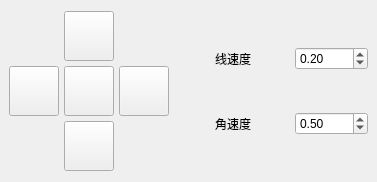
<?xml version="1.0" encoding="UTF-8"?>
<ui version="4.0">
 <class>MainWindowDesign</class>
 <widget class="QMainWindow" name="MainWindowDesign">
  <property name="geometry">
   <rect>
    <x>0</x>
    <y>0</y>
    <width>377</width>
    <height>182</height>
   </rect>
  </property>
  <property name="windowTitle">
   <string>移动机器人控制</string>
  </property>
  <property name="windowIcon">
   <iconset resource="../resources/images.qrc">
    <normaloff>:/images/icon.png</normaloff>:/images/icon.png</iconset>
  </property>
  <property name="locale">
   <locale language="English" country="Australia"/>
  </property>
  <widget class="QWidget" name="centralwidget">
   <layout class="QVBoxLayout" name="verticalLayout">
    <item>
     <layout class="QHBoxLayout" name="horizontalLayout">
      <item>
       <layout class="QGridLayout" name="gridLayout">
        <property name="spacing">
         <number>5</number>
        </property>
        <item row="0" column="1">
         <widget class="QPushButton" name="forwardBtn">
          <property name="minimumSize">
           <size>
            <width>50</width>
            <height>50</height>
           </size>
          </property>
          <property name="maximumSize">
           <size>
            <width>50</width>
            <height>50</height>
           </size>
          </property>
          <property name="text">
           <string/>
          </property>
          <property name="icon">
           <iconset resource="../resources/images.qrc">
            <normaloff>:/images/forward.png</normaloff>:/images/forward.png</iconset>
          </property>
          <property name="iconSize">
           <size>
            <width>50</width>
            <height>50</height>
           </size>
          </property>
          <property name="autoRepeat">
           <bool>false</bool>
          </property>
          <property name="autoRepeatDelay">
           <number>500</number>
          </property>
          <property name="autoRepeatInterval">
           <number>20</number>
          </property>
         </widget>
        </item>
        <item row="1" column="0">
         <widget class="QPushButton" name="leftBtn">
          <property name="minimumSize">
           <size>
            <width>50</width>
            <height>50</height>
           </size>
          </property>
          <property name="maximumSize">
           <size>
            <width>50</width>
            <height>50</height>
           </size>
          </property>
          <property name="text">
           <string/>
          </property>
          <property name="icon">
           <iconset resource="../resources/images.qrc">
            <normaloff>:/images/left.png</normaloff>:/images/left.png</iconset>
          </property>
          <property name="iconSize">
           <size>
            <width>50</width>
            <height>50</height>
           </size>
          </property>
          <property name="autoRepeat">
           <bool>false</bool>
          </property>
          <property name="autoRepeatDelay">
           <number>500</number>
          </property>
          <property name="autoRepeatInterval">
           <number>20</number>
          </property>
         </widget>
        </item>
        <item row="1" column="1">
         <widget class="QPushButton" name="stopBtn">
          <property name="minimumSize">
           <size>
            <width>50</width>
            <height>50</height>
           </size>
          </property>
          <property name="maximumSize">
           <size>
            <width>50</width>
            <height>50</height>
           </size>
          </property>
          <property name="text">
           <string/>
          </property>
          <property name="icon">
           <iconset resource="../resources/images.qrc">
            <normaloff>:/images/stop.png</normaloff>:/images/stop.png</iconset>
          </property>
          <property name="iconSize">
           <size>
            <width>50</width>
            <height>50</height>
           </size>
          </property>
          <property name="autoRepeat">
           <bool>false</bool>
          </property>
         </widget>
        </item>
        <item row="1" column="2">
         <widget class="QPushButton" name="rightBtn">
          <property name="minimumSize">
           <size>
            <width>50</width>
            <height>50</height>
           </size>
          </property>
          <property name="maximumSize">
           <size>
            <width>50</width>
            <height>50</height>
           </size>
          </property>
          <property name="text">
           <string/>
          </property>
          <property name="icon">
           <iconset resource="../resources/images.qrc">
            <normaloff>:/images/right.png</normaloff>:/images/right.png</iconset>
          </property>
          <property name="iconSize">
           <size>
            <width>50</width>
            <height>50</height>
           </size>
          </property>
          <property name="autoRepeat">
           <bool>false</bool>
          </property>
          <property name="autoRepeatDelay">
           <number>500</number>
          </property>
          <property name="autoRepeatInterval">
           <number>20</number>
          </property>
         </widget>
        </item>
        <item row="2" column="1">
         <widget class="QPushButton" name="backBtn">
          <property name="minimumSize">
           <size>
            <width>50</width>
            <height>50</height>
           </size>
          </property>
          <property name="maximumSize">
           <size>
            <width>50</width>
            <height>50</height>
           </size>
          </property>
          <property name="text">
           <string/>
          </property>
          <property name="icon">
           <iconset resource="../resources/images.qrc">
            <normaloff>:/images/back.png</normaloff>:/images/back.png</iconset>
          </property>
          <property name="iconSize">
           <size>
            <width>50</width>
            <height>50</height>
           </size>
          </property>
          <property name="autoRepeat">
           <bool>false</bool>
          </property>
          <property name="autoRepeatDelay">
           <number>500</number>
          </property>
          <property name="autoRepeatInterval">
           <number>20</number>
          </property>
         </widget>
        </item>
       </layout>
      </item>
      <item>
       <spacer name="horizontalSpacer_2">
        <property name="orientation">
         <enum>Qt::Horizontal</enum>
        </property>
        <property name="sizeType">
         <enum>QSizePolicy::Fixed</enum>
        </property>
        <property name="sizeHint" stdset="0">
         <size>
          <width>40</width>
          <height>20</height>
         </size>
        </property>
       </spacer>
      </item>
      <item>
       <layout class="QGridLayout" name="gridLayout_2">
        <item row="0" column="0">
         <widget class="QLabel" name="linearLabel">
          <property name="text">
           <string>线速度</string>
          </property>
          <property name="buddy">
           <cstring>linearSpinBox</cstring>
          </property>
         </widget>
        </item>
        <item row="0" column="1">
         <widget class="QDoubleSpinBox" name="linearSpinBox">
          <property name="maximum">
           <double>2.000000000000000</double>
          </property>
          <property name="singleStep">
           <double>0.100000000000000</double>
          </property>
          <property name="value">
           <double>0.200000000000000</double>
          </property>
         </widget>
        </item>
        <item row="1" column="0">
         <widget class="QLabel" name="angularLabel">
          <property name="text">
           <string>角速度</string>
          </property>
          <property name="buddy">
           <cstring>angularSpinBox</cstring>
          </property>
         </widget>
        </item>
        <item row="1" column="1">
         <widget class="QDoubleSpinBox" name="angularSpinBox">
          <property name="maximum">
           <double>5.000000000000000</double>
          </property>
          <property name="singleStep">
           <double>0.100000000000000</double>
          </property>
          <property name="value">
           <double>0.500000000000000</double>
          </property>
         </widget>
        </item>
       </layout>
      </item>
     </layout>
    </item>
   </layout>
  </widget>
  <action name="action_Quit">
   <property name="text">
    <string>&amp;Quit</string>
   </property>
   <property name="shortcut">
    <string>Ctrl+Q</string>
   </property>
   <property name="shortcutContext">
    <enum>Qt::ApplicationShortcut</enum>
   </property>
  </action>
  <action name="action_Preferences">
   <property name="text">
    <string>&amp;Preferences</string>
   </property>
  </action>
  <action name="actionAbout">
   <property name="text">
    <string>&amp;About</string>
   </property>
  </action>
  <action name="actionAbout_Qt">
   <property name="text">
    <string>About &amp;Qt</string>
   </property>
  </action>
 </widget>
 <resources>
  <include location="../resources/images.qrc"/>
 </resources>
 <connections>
  <connection>
   <sender>action_Quit</sender>
   <signal>triggered()</signal>
   <receiver>MainWindowDesign</receiver>
   <slot>close()</slot>
   <hints>
    <hint type="sourcelabel">
     <x>-1</x>
     <y>-1</y>
    </hint>
    <hint type="destinationlabel">
     <x>399</x>
     <y>299</y>
    </hint>
   </hints>
  </connection>
 </connections>
</ui>
